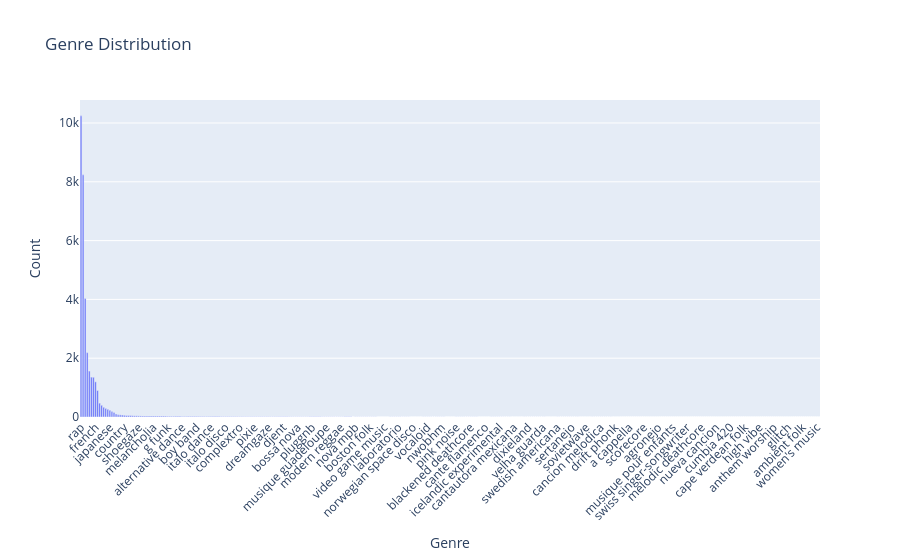

This figure's notebook cell:
### Code cell
plotting.plot_genres(df["normalized_genres"])

### Figure 1 — Plotly figure (JSON) as saved in the notebook; plotly's stock layout.template omitted (floating-point values rounded to 4 significant figures; data arrays with more than 128 entries replaced by an {"elided": "..."} marker saying what was removed)
{"data": [{"alignmentgroup": "True", "hovertemplate": "Genre=%{x}<br>Count=%{y}<extra></extra>", "legendgroup": "", "marker": {"color": "#636efa", "pattern": {"shape": ""}}, "name": "", "offsetgroup": "", "orientation": "v", "showlegend": false, "textposition": "auto", "type": "bar", "x": {"elided": "359 str values"}, "xaxis": "x", "y": {"elided": "359 int values"}, "yaxis": "y"}], "layout": {"barmode": "relative", "legend": {"tracegroupgap": 0}, "title": {"text": "Genre Distribution"}, "xaxis": {"anchor": "y", "domain": [0, 1], "tickangle": -45, "title": {"text": "Genre"}}, "yaxis": {"anchor": "x", "domain": [0, 1], "title": {"text": "Count"}}}}
